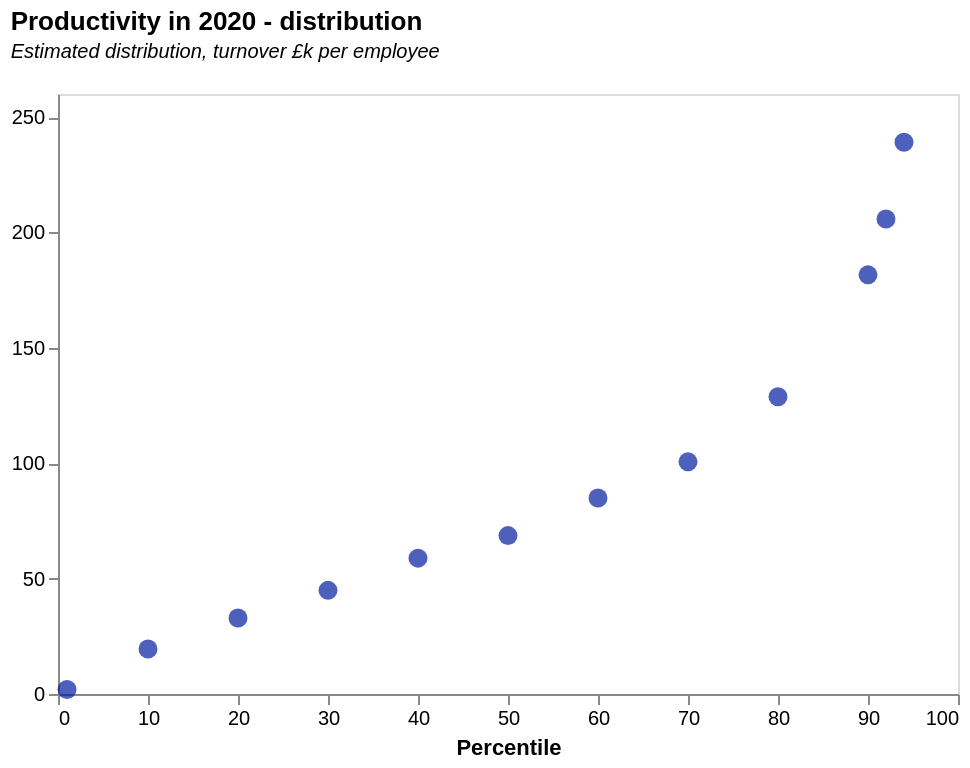

Write the Vega-Lite specification saved for this chart.
### Vega-Lite specification from a JSON file in a GitHub repository (floating-point values rounded to 4 significant figures)
{"$schema": "https://vega.github.io/schema/vega-lite/v5.json", "description": "A calculate that takes the messy names in the field, metric, and creates a new field, metricClean, where the names are nicer.", "title": {"text": "Productivity in 2020 - distribution", "subtitle": ["Estimated distribution, turnover £k per employee", ""], "subtitleFontStyle": "italic", "subtitleFontSize": 10, "anchor": "start", "color": "black"}, "data": {"values": [{"Percentile": "1", "modelValue": "1.965912874"}, {"Percentile": "10", "modelValue": "19.49928558"}, {"Percentile": "20", "modelValue": "32.91526787"}, {"Percentile": "30", "modelValue": "44.91984281"}, {"Percentile": "40", "modelValue": "58.8622429"}, {"Percentile": "50", "modelValue": "68.63537215"}, {"Percentile": "60", "modelValue": "84.91695532"}, {"Percentile": "70", "modelValue": "100.6008709"}, {"Percentile": "80", "modelValue": "128.8186569"}, {"Percentile": "90", "modelValue": "181.6354766"}, {"Percentile": "92", "modelValue": "205.8552608"}, {"Percentile": "94", "modelValue": "239.0588203"}, {"Percentile": "96", "modelValue": "311.8207892"}, {"Percentile": "98", "modelValue": "503.9209553"}]}, "height": 300, "width": 450, "mark": {"type": "circle", "color": "rgb(0,29,159)", "size": 90}, "transform": [{"filter": "datum.modelValue<300"}], "encoding": {"x": {"field": "Percentile", "type": "quantitative", "title": "Percentile", "axis": {"grid": false, "format": "d"}}, "y": {"field": "modelValue", "type": "quantitative", "title": null, "scale": {"domain": [0, 260]}, "axis": {"grid": false, "format": "d"}}}}
